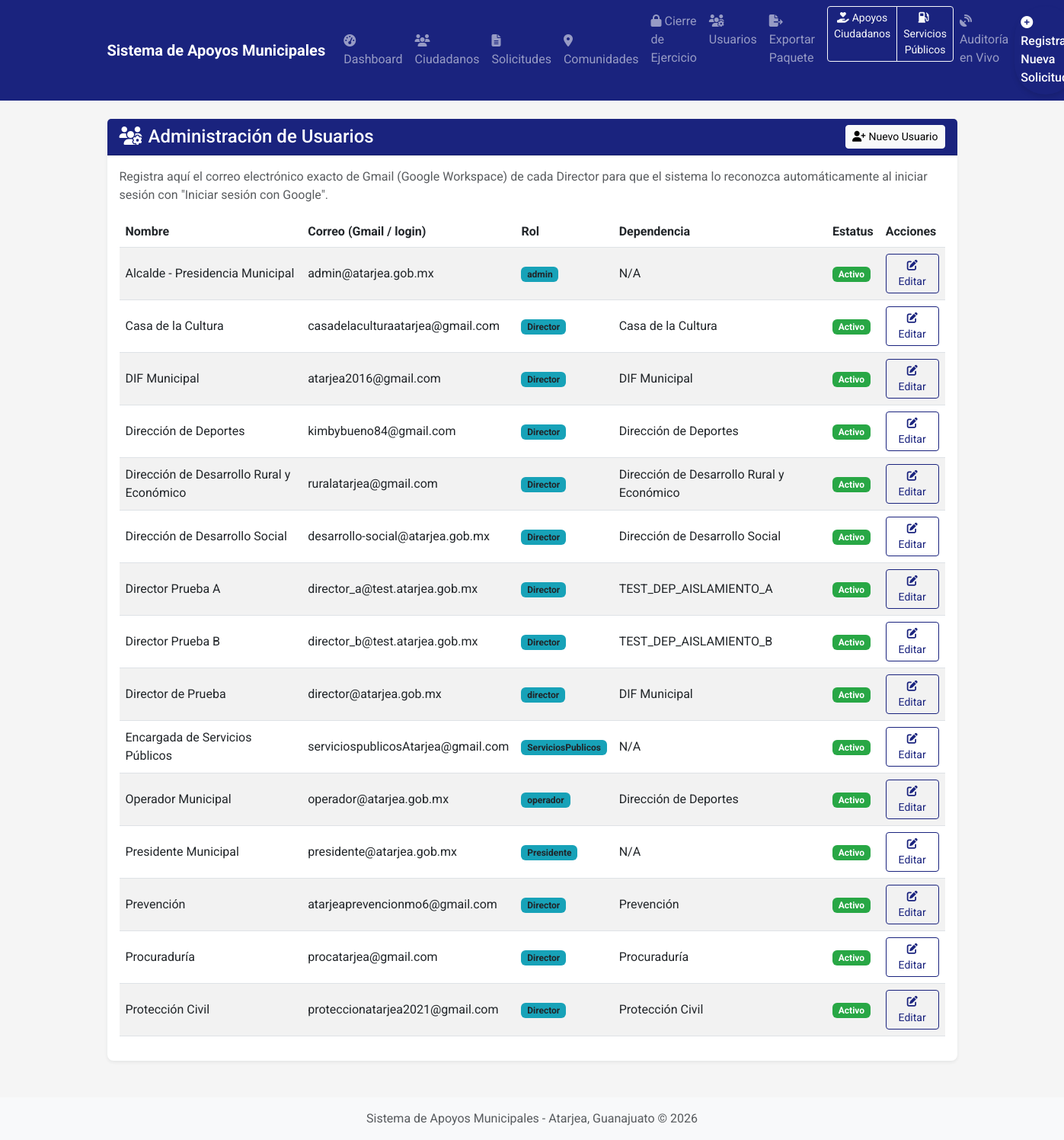
/admin/usuarios (signed in), run on an earlier commit of the app's database.
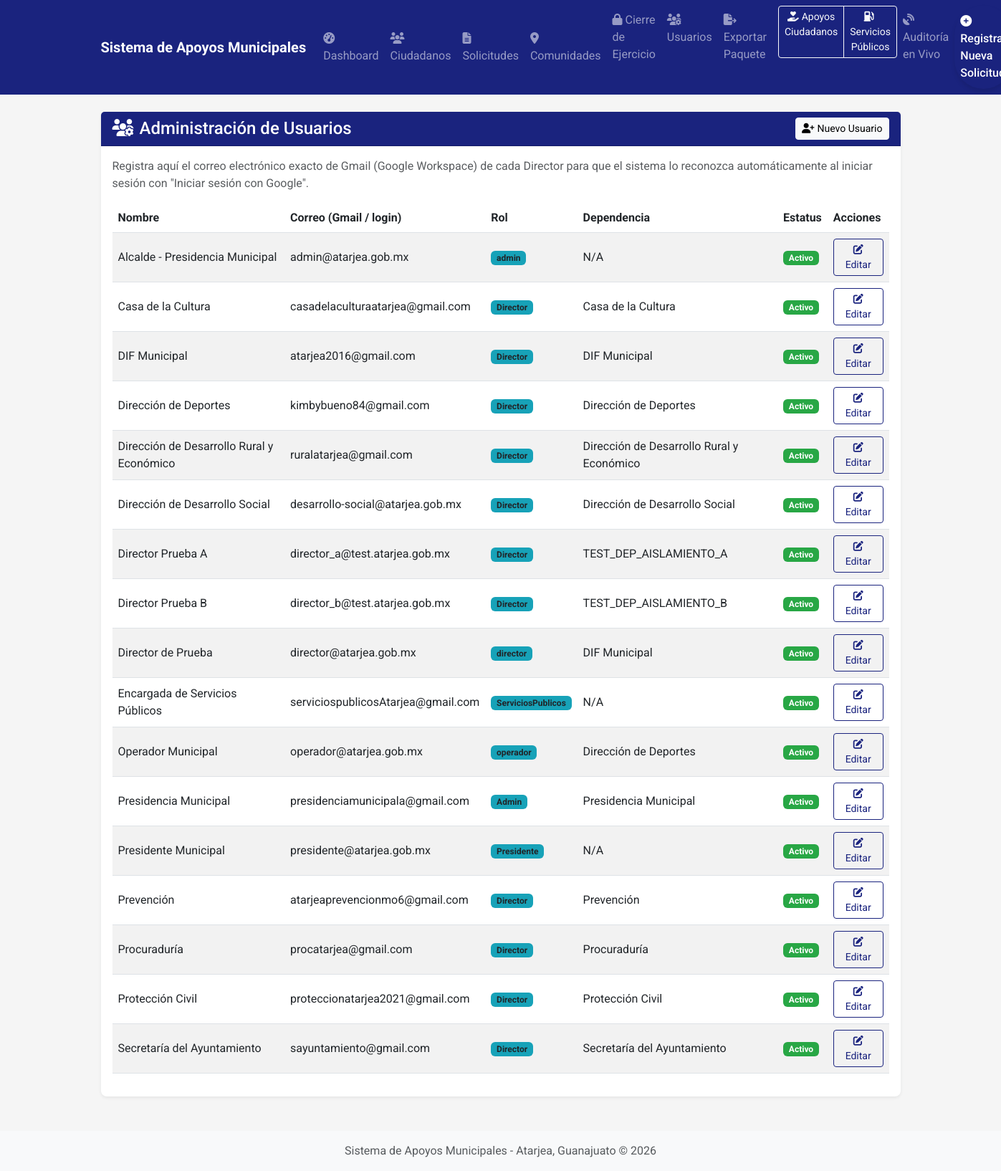
And on a later commit of the database.
### app/models.py (models this page shows, shortened)
class Usuario(db.Model, UserMixin):
    __tablename__ = 'usuarios'
    id = db.Column(db.Integer, primary_key=True)
    email = db.Column(db.String(100), unique=True, nullable=False)
    password = db.Column(db.String(200), nullable=False)
    nombre = db.Column(db.String(100), nullable=False)
    rol = db.Column(db.String(20), nullable=False, default=RolUsuario.DIRECTOR.value)
    dependencia_id = db.Column(db.Integer, db.ForeignKey('dependencias.id'), nullable=True)
    activo = db.Column(db.Boolean, default=True)
    fecha_registro = db.Column(db.DateTime, default=datetime.utcnow)
    dependencia = db.relationship('Dependencia', backref='usuarios')
    def es_admin(self):
        return (self.rol or '').lower() == RolUsuario.ADMIN.value.lower()
    def es_servicios_publicos(self):
        return (self.rol or '').lower() == RolUsuario.SERVICIOS_PUBLICOS.value.lower()
    def puede_cerrar_ejercicio(self):
        return self.es_admin() or self.es_presidente()

class Dependencia(db.Model):
    __tablename__ = 'dependencias'
    id = db.Column(db.Integer, primary_key=True)
    nombre = db.Column(db.String(100), nullable=False, unique=True)
    descripcion = db.Column(db.Text, nullable=True)
    solicitudes = db.relationship('Solicitud', backref='dependencia', lazy=True)

### app/routes.py (the view)
@main.route('/admin/usuarios', methods=['GET'])
@login_required
@admin_required
def admin_usuarios():
    try:
        usuarios = Usuario.query.order_by(Usuario.nombre.asc()).all()
        dependencias = Dependencia.query.order_by(Dependencia.nombre.asc()).all()
        return render_template('admin_usuarios.html', usuarios=usuarios, dependencias=dependencias)
    except Exception as e:
        current_app.logger.error(f"Error al listar usuarios: {str(e)}")
        flash('Error al cargar la lista de usuarios.', 'danger')
        return redirect(url_for('main.dashboard'))

### templates/admin_usuarios.html
{% extends "layout.html" %}
{% block content %}
<div class="container mt-4">
    <div class="card shadow-sm">
        <div class="card-header bg-primary text-white d-flex justify-content-between align-items-center">
            <h4 class="mb-0"><i class="fas fa-users-cog me-2"></i>Administración de Usuarios</h4>
            <a href="{{ url_for('main.admin_usuario_nuevo') }}" class="btn btn-light btn-sm">
                <i class="fas fa-user-plus me-1"></i>Nuevo Usuario
            </a>
        </div>
        <div class="card-body">
            <p class="text-muted">
                Registra aquí el correo electrónico exacto de Gmail (Google Workspace) de cada Director
                para que el sistema lo reconozca automáticamente al iniciar sesión con "Iniciar sesión con Google".
            </p>
            <div class="table-responsive">
                <table class="table table-striped table-hover align-middle">
                    <thead>
                        <tr>
                            <th>Nombre</th>
                            <th>Correo (Gmail / login)</th>
                            <th>Rol</th>
                            <th>Dependencia</th>
                            <th>Estatus</th>
                            <th>Acciones</th>
                        </tr>
                    </thead>
                    <tbody>
                        {% for u in usuarios %}
                        <tr>
                            <td>{{ u.nombre }}</td>
                            <td>{{ u.email }}</td>
                            <td><span class="badge bg-info text-dark">{{ u.rol }}</span></td>
                            <td>{{ u.dependencia.nombre if u.dependencia else 'N/A' }}</td>
                            <td>
                                {% if u.activo %}
                                    <span class="badge bg-success">Activo</span>
                                {% else %}
                                    <span class="badge bg-secondary">Inactivo</span>
                                {% endif %}
                            </td>
                            <td>
                                <a href="{{ url_for('main.admin_usuario_editar', usuario_id=u.id) }}" class="btn btn-sm btn-outline-primary">
                                    <i class="fas fa-edit"></i> Editar
                                </a>
                            </td>
                        </tr>
                        {% else %}
                        <tr>
                            <td colspan="6" class="text-center">No hay usuarios registrados.</td>
                        </tr>
                        {% endfor %}
                    </tbody>
                </table>
            </div>
        </div>
    </div>
</div>
{% endblock %}

What changed in the data, as far as the page shows it:
added Usuario: nombre "Presidencia Municipal", email "presidenciamunicipala@gmail.com", rol "Admin", dependencia "Presidencia Municipal", activo "Activo"
added Usuario: nombre "Secretaría del Ayuntamiento", email "sayuntamiento@gmail.com", rol "Director", dependencia "Secretaría del Ayuntamiento", activo "Activo"
